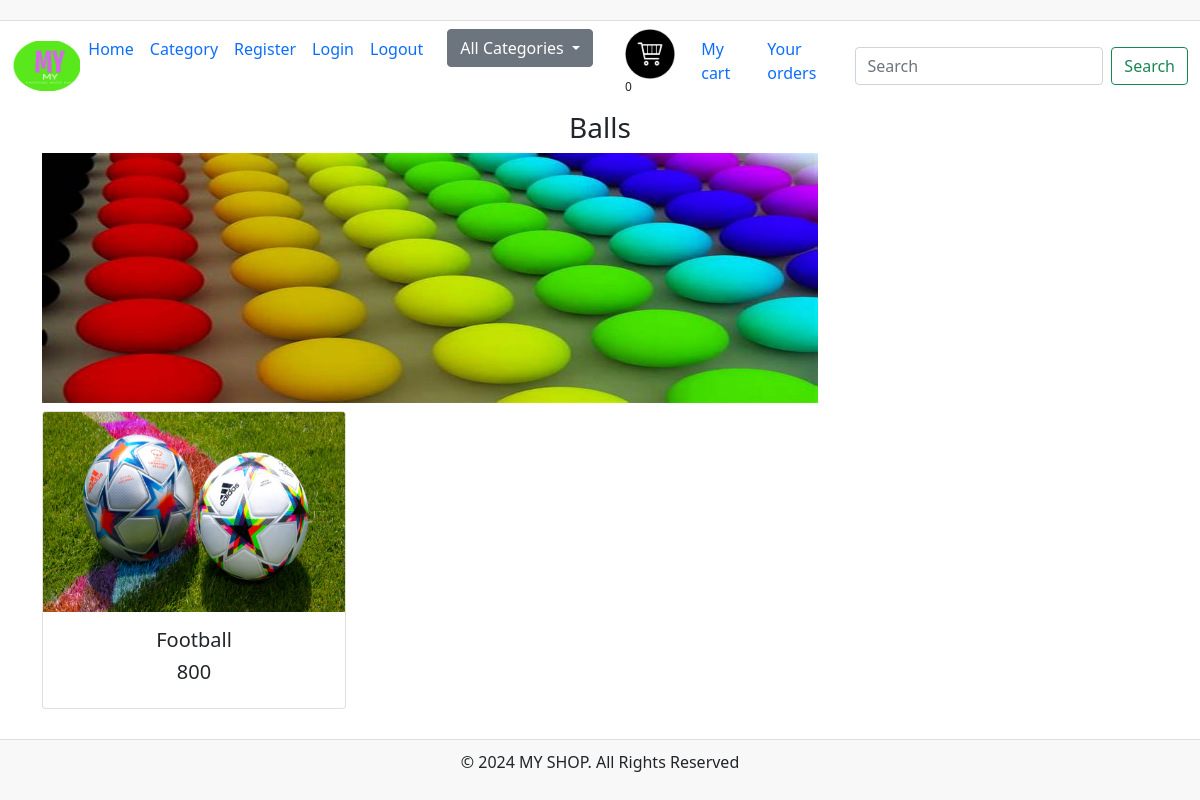
/products/1, run on the app's committed database.
### shop/models.py (models this page shows, shortened)
class Category(models.Model):
    image=models.ImageField(upload_to='images',null=True,blank=True)
    p_name=models.TextField(max_length=20)
    desc=models.TextField(max_length=200)

class Products(models.Model):
    category=models.ForeignKey(Category,on_delete=models.CASCADE)
    name=models.TextField(max_length=20)
    desc=models.TextField()
    image=models.ImageField(upload_to='images',null=True,blank=True)
    price=models.IntegerField()
    stock=models.IntegerField()
    available=models.BooleanField(default=True)
    created=models.DateTimeField(auto_now_add=True)
    updated=models.DateTimeField(auto_now_add=True)

### shop/views.py (the view)
# urls.py: path('products/<int:m>',views.products,name='products'),
def products(request,m):
    product=Category.objects.get(id=m)
    item=Products.objects.filter(category=product)
    return render(request,'products.html',{'product':product,'item':item})

### cart/context_processors.py (called while the page is built)
def Total(request):
    u=request.user
    count=0
    if request.user.is_authenticated:
        try:
            item=Cart.objects.filter(user=u)
            count=count+item.count()
        except:
            count=1
    return {'count':count}

### shop/context_processors.py (called while the page is built)
def Links(request):
    c=Category.objects.all()
    return{'links':c}

### templates/products.html (shortened to what this page needs)
<!DOCTYPE html>
{% extends 'base.html' %}
{% load static %}
{% block content %}
<div class="container">
        <div class="row">
            <center><h3>{{product.p_name}}</h3></center>
    </div>
    <div class="row">
        <img src="{{product.image.url}}" style="height:250px;width:800px">
    </div>
    <div class="row">
    </div>
  <div class="row">
    {% for i in item %}
    <div class="col-sm-3  mb-5 ">
      <div class="card mx-auto" style="width: 19rem;">
        <a href="{% url 'product_details' i.id %}">
        <img src="{{i.image.url}}" class="card-img-top" height="200px" width="100%" alt="..."></a>
        <div class="card-body">
        <h5 class="card-title text-center" >{{i.name}}</h5>
        <h5 class="card-title text-center" >{{i.price}}</h5>
</div>
      </div></div>
      {% endfor %}
</div>
{% endblock %}

### data on the page
Category: p_name "Balls", image (picture)
Products: image (picture), name "Football", price "800"

### other printed values
{{ count }} "0"
